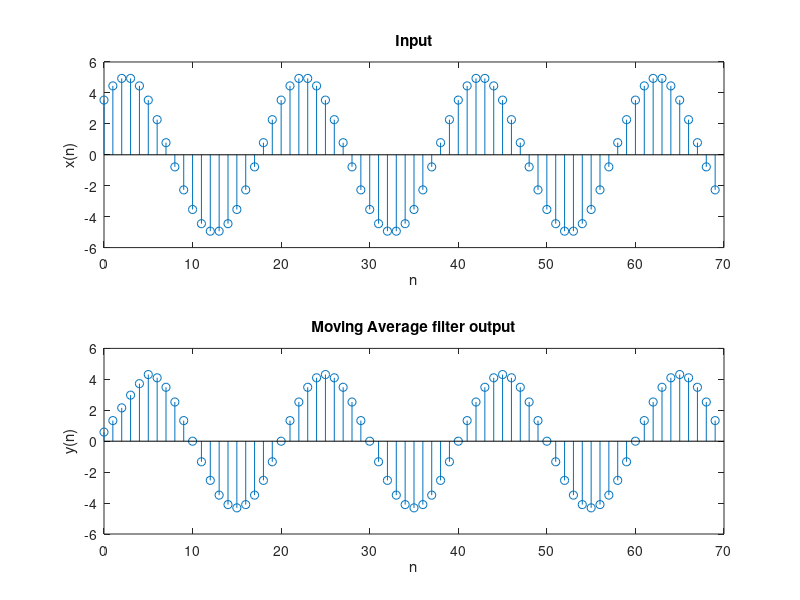

MATLAB code for this plot:
n = 0:1:69;
input = 5*cos(((pi*n)/10)-(pi/4));
B = 1/6*ones(6,1);
output = filter(B,1,input);
subplot(2,1,1)
stem(n,input);
title('Input');
xlabel('n')
ylabel('x(n)')
subplot(2,1,2)
stem(n,output);
title('Moving Average filter output');
xlabel('n');
ylabel('y(n)');